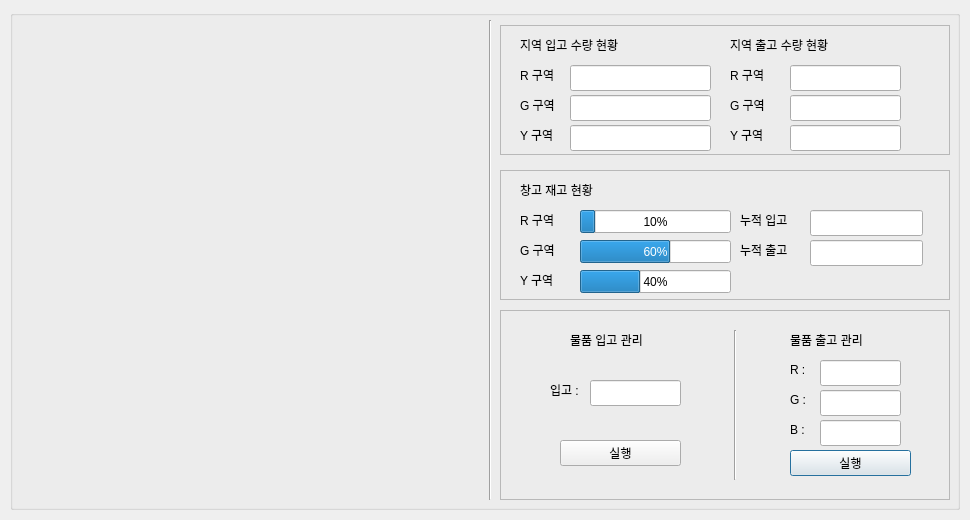
<?xml version="1.0" encoding="UTF-8"?>
<ui version="4.0">
 <class>Dialog</class>
 <widget class="QDialog" name="Dialog">
  <property name="geometry">
   <rect>
    <x>0</x>
    <y>0</y>
    <width>970</width>
    <height>520</height>
   </rect>
  </property>
  <property name="windowTitle">
   <string>Dialog</string>
  </property>
  <widget class="QGroupBox" name="groupBox">
   <property name="geometry">
    <rect>
     <x>10</x>
     <y>10</y>
     <width>950</width>
     <height>500</height>
    </rect>
   </property>
   <property name="title">
    <string/>
   </property>
   <widget class="QLabel" name="sensor_status">
    <property name="geometry">
     <rect>
      <x>10</x>
      <y>10</y>
      <width>455</width>
      <height>480</height>
     </rect>
    </property>
    <property name="text">
     <string/>
    </property>
   </widget>
   <widget class="Line" name="line_2">
    <property name="geometry">
     <rect>
      <x>475</x>
      <y>10</y>
      <width>10</width>
      <height>480</height>
     </rect>
    </property>
    <property name="orientation">
     <enum>Qt::Vertical</enum>
    </property>
   </widget>
   <widget class="QFrame" name="frame_2">
    <property name="geometry">
     <rect>
      <x>490</x>
      <y>15</y>
      <width>450</width>
      <height>130</height>
     </rect>
    </property>
    <property name="frameShape">
     <enum>QFrame::StyledPanel</enum>
    </property>
    <property name="frameShadow">
     <enum>QFrame::Raised</enum>
    </property>
    <widget class="QLabel" name="label_4">
     <property name="geometry">
      <rect>
       <x>20</x>
       <y>10</y>
       <width>131</width>
       <height>19</height>
      </rect>
     </property>
     <property name="text">
      <string>지역 입고 수량 현황</string>
     </property>
    </widget>
    <widget class="QLabel" name="label_5">
     <property name="geometry">
      <rect>
       <x>20</x>
       <y>40</y>
       <width>51</width>
       <height>19</height>
      </rect>
     </property>
     <property name="text">
      <string>R 구역</string>
     </property>
    </widget>
    <widget class="QLabel" name="label_6">
     <property name="geometry">
      <rect>
       <x>20</x>
       <y>70</y>
       <width>51</width>
       <height>19</height>
      </rect>
     </property>
     <property name="text">
      <string>G 구역</string>
     </property>
    </widget>
    <widget class="QLabel" name="label_7">
     <property name="geometry">
      <rect>
       <x>20</x>
       <y>100</y>
       <width>51</width>
       <height>19</height>
      </rect>
     </property>
     <property name="text">
      <string>Y 구역</string>
     </property>
    </widget>
    <widget class="QLabel" name="label_8">
     <property name="geometry">
      <rect>
       <x>230</x>
       <y>10</y>
       <width>131</width>
       <height>19</height>
      </rect>
     </property>
     <property name="text">
      <string>지역 출고 수량 현황</string>
     </property>
    </widget>
    <widget class="QLabel" name="label_9">
     <property name="geometry">
      <rect>
       <x>230</x>
       <y>70</y>
       <width>51</width>
       <height>19</height>
      </rect>
     </property>
     <property name="text">
      <string>G 구역</string>
     </property>
    </widget>
    <widget class="QLabel" name="label_10">
     <property name="geometry">
      <rect>
       <x>230</x>
       <y>40</y>
       <width>51</width>
       <height>19</height>
      </rect>
     </property>
     <property name="text">
      <string>R 구역</string>
     </property>
    </widget>
    <widget class="QLabel" name="label_11">
     <property name="geometry">
      <rect>
       <x>230</x>
       <y>100</y>
       <width>51</width>
       <height>19</height>
      </rect>
     </property>
     <property name="text">
      <string>Y 구역</string>
     </property>
    </widget>
    <widget class="QLineEdit" name="receive_count_r">
     <property name="geometry">
      <rect>
       <x>70</x>
       <y>40</y>
       <width>141</width>
       <height>26</height>
      </rect>
     </property>
     <property name="readOnly">
      <bool>true</bool>
     </property>
    </widget>
    <widget class="QLineEdit" name="receive_count_g">
     <property name="geometry">
      <rect>
       <x>70</x>
       <y>70</y>
       <width>141</width>
       <height>26</height>
      </rect>
     </property>
     <property name="readOnly">
      <bool>true</bool>
     </property>
    </widget>
    <widget class="QLineEdit" name="receive_count_y">
     <property name="geometry">
      <rect>
       <x>70</x>
       <y>100</y>
       <width>141</width>
       <height>26</height>
      </rect>
     </property>
     <property name="readOnly">
      <bool>true</bool>
     </property>
    </widget>
    <widget class="QLineEdit" name="ship_count_g">
     <property name="geometry">
      <rect>
       <x>290</x>
       <y>70</y>
       <width>111</width>
       <height>26</height>
      </rect>
     </property>
     <property name="readOnly">
      <bool>true</bool>
     </property>
    </widget>
    <widget class="QLineEdit" name="ship_count_r">
     <property name="geometry">
      <rect>
       <x>290</x>
       <y>40</y>
       <width>111</width>
       <height>26</height>
      </rect>
     </property>
     <property name="readOnly">
      <bool>true</bool>
     </property>
    </widget>
    <widget class="QLineEdit" name="ship_count_y">
     <property name="geometry">
      <rect>
       <x>290</x>
       <y>100</y>
       <width>111</width>
       <height>26</height>
      </rect>
     </property>
     <property name="readOnly">
      <bool>true</bool>
     </property>
    </widget>
   </widget>
   <widget class="QFrame" name="frame">
    <property name="geometry">
     <rect>
      <x>490</x>
      <y>300</y>
      <width>450</width>
      <height>190</height>
     </rect>
    </property>
    <property name="frameShape">
     <enum>QFrame::StyledPanel</enum>
    </property>
    <property name="frameShadow">
     <enum>QFrame::Raised</enum>
    </property>
    <widget class="QLabel" name="label">
     <property name="geometry">
      <rect>
       <x>70</x>
       <y>20</y>
       <width>111</width>
       <height>19</height>
      </rect>
     </property>
     <property name="text">
      <string>물품 입고 관리</string>
     </property>
    </widget>
    <widget class="QLineEdit" name="inut_ship_count">
     <property name="geometry">
      <rect>
       <x>320</x>
       <y>110</y>
       <width>81</width>
       <height>26</height>
      </rect>
     </property>
     <property name="readOnly">
      <bool>true</bool>
     </property>
    </widget>
    <widget class="QLineEdit" name="input_receive_count">
     <property name="geometry">
      <rect>
       <x>320</x>
       <y>80</y>
       <width>81</width>
       <height>26</height>
      </rect>
     </property>
     <property name="text">
      <string/>
     </property>
     <property name="readOnly">
      <bool>true</bool>
     </property>
    </widget>
    <widget class="QPushButton" name="pushButton">
     <property name="geometry">
      <rect>
       <x>290</x>
       <y>140</y>
       <width>121</width>
       <height>26</height>
      </rect>
     </property>
     <property name="text">
      <string>실행</string>
     </property>
    </widget>
    <widget class="QLineEdit" name="input_receive_count_2">
     <property name="geometry">
      <rect>
       <x>320</x>
       <y>50</y>
       <width>81</width>
       <height>26</height>
      </rect>
     </property>
     <property name="text">
      <string/>
     </property>
     <property name="readOnly">
      <bool>true</bool>
     </property>
    </widget>
    <widget class="QLabel" name="label_19">
     <property name="geometry">
      <rect>
       <x>290</x>
       <y>50</y>
       <width>21</width>
       <height>19</height>
      </rect>
     </property>
     <property name="text">
      <string>R :</string>
     </property>
    </widget>
    <widget class="QLabel" name="label_20">
     <property name="geometry">
      <rect>
       <x>290</x>
       <y>80</y>
       <width>21</width>
       <height>19</height>
      </rect>
     </property>
     <property name="text">
      <string>G :</string>
     </property>
    </widget>
    <widget class="QLabel" name="label_21">
     <property name="geometry">
      <rect>
       <x>290</x>
       <y>110</y>
       <width>21</width>
       <height>19</height>
      </rect>
     </property>
     <property name="text">
      <string>B :</string>
     </property>
    </widget>
    <widget class="QLabel" name="label_12">
     <property name="geometry">
      <rect>
       <x>290</x>
       <y>20</y>
       <width>111</width>
       <height>19</height>
      </rect>
     </property>
     <property name="text">
      <string>물품 출고 관리</string>
     </property>
    </widget>
    <widget class="Line" name="line">
     <property name="geometry">
      <rect>
       <x>225</x>
       <y>20</y>
       <width>20</width>
       <height>150</height>
      </rect>
     </property>
     <property name="orientation">
      <enum>Qt::Vertical</enum>
     </property>
    </widget>
    <widget class="QLineEdit" name="input_receive_count_3">
     <property name="geometry">
      <rect>
       <x>90</x>
       <y>70</y>
       <width>91</width>
       <height>26</height>
      </rect>
     </property>
     <property name="text">
      <string/>
     </property>
     <property name="readOnly">
      <bool>true</bool>
     </property>
    </widget>
    <widget class="QPushButton" name="pushButton_2">
     <property name="geometry">
      <rect>
       <x>60</x>
       <y>130</y>
       <width>121</width>
       <height>26</height>
      </rect>
     </property>
     <property name="text">
      <string>실행</string>
     </property>
    </widget>
    <widget class="QLabel" name="label_17">
     <property name="geometry">
      <rect>
       <x>50</x>
       <y>70</y>
       <width>41</width>
       <height>19</height>
      </rect>
     </property>
     <property name="text">
      <string>입고 : </string>
     </property>
    </widget>
   </widget>
   <widget class="QFrame" name="frame_3">
    <property name="geometry">
     <rect>
      <x>490</x>
      <y>160</y>
      <width>450</width>
      <height>130</height>
     </rect>
    </property>
    <property name="frameShape">
     <enum>QFrame::StyledPanel</enum>
    </property>
    <property name="frameShadow">
     <enum>QFrame::Raised</enum>
    </property>
    <widget class="QProgressBar" name="stock_count_r">
     <property name="geometry">
      <rect>
       <x>80</x>
       <y>40</y>
       <width>151</width>
       <height>23</height>
      </rect>
     </property>
     <property name="value">
      <number>10</number>
     </property>
    </widget>
    <widget class="QProgressBar" name="stock_count_g">
     <property name="geometry">
      <rect>
       <x>80</x>
       <y>70</y>
       <width>151</width>
       <height>23</height>
      </rect>
     </property>
     <property name="maximum">
      <number>100</number>
     </property>
     <property name="value">
      <number>60</number>
     </property>
    </widget>
    <widget class="QProgressBar" name="stock_count_y">
     <property name="geometry">
      <rect>
       <x>80</x>
       <y>100</y>
       <width>151</width>
       <height>23</height>
      </rect>
     </property>
     <property name="value">
      <number>40</number>
     </property>
    </widget>
    <widget class="QLabel" name="label_14">
     <property name="geometry">
      <rect>
       <x>20</x>
       <y>40</y>
       <width>51</width>
       <height>19</height>
      </rect>
     </property>
     <property name="text">
      <string>R 구역</string>
     </property>
    </widget>
    <widget class="QLabel" name="label_15">
     <property name="geometry">
      <rect>
       <x>20</x>
       <y>70</y>
       <width>51</width>
       <height>19</height>
      </rect>
     </property>
     <property name="text">
      <string>G 구역</string>
     </property>
    </widget>
    <widget class="QLabel" name="label_16">
     <property name="geometry">
      <rect>
       <x>20</x>
       <y>100</y>
       <width>51</width>
       <height>19</height>
      </rect>
     </property>
     <property name="text">
      <string>Y 구역</string>
     </property>
    </widget>
    <widget class="QLabel" name="label_13">
     <property name="geometry">
      <rect>
       <x>20</x>
       <y>10</y>
       <width>121</width>
       <height>19</height>
      </rect>
     </property>
     <property name="text">
      <string>창고 재고 현황</string>
     </property>
    </widget>
    <widget class="QLineEdit" name="acc_ship_count">
     <property name="geometry">
      <rect>
       <x>310</x>
       <y>70</y>
       <width>113</width>
       <height>26</height>
      </rect>
     </property>
     <property name="readOnly">
      <bool>true</bool>
     </property>
    </widget>
    <widget class="QLineEdit" name="acc_receive_count">
     <property name="geometry">
      <rect>
       <x>310</x>
       <y>40</y>
       <width>113</width>
       <height>26</height>
      </rect>
     </property>
     <property name="readOnly">
      <bool>true</bool>
     </property>
    </widget>
    <widget class="QLabel" name="label_2">
     <property name="geometry">
      <rect>
       <x>240</x>
       <y>40</y>
       <width>71</width>
       <height>19</height>
      </rect>
     </property>
     <property name="text">
      <string>누적 입고</string>
     </property>
    </widget>
    <widget class="QLabel" name="label_3">
     <property name="geometry">
      <rect>
       <x>240</x>
       <y>70</y>
       <width>71</width>
       <height>19</height>
      </rect>
     </property>
     <property name="text">
      <string>누적 출고</string>
     </property>
    </widget>
   </widget>
  </widget>
 </widget>
 <resources/>
 <connections/>
</ui>
